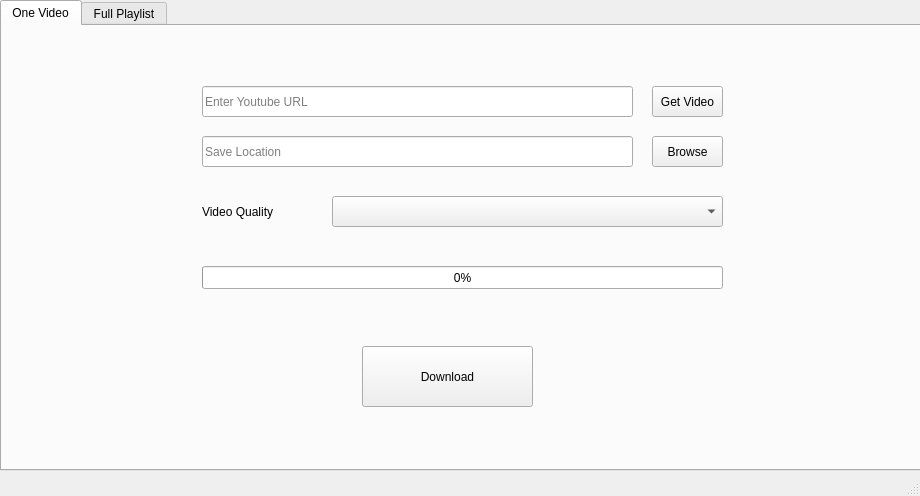
<?xml version="1.0" encoding="UTF-8"?>
<ui version="4.0">
 <class>MainWindow</class>
 <widget class="QMainWindow" name="MainWindow">
  <property name="geometry">
   <rect>
    <x>0</x>
    <y>0</y>
    <width>920</width>
    <height>496</height>
   </rect>
  </property>
  <property name="minimumSize">
   <size>
    <width>920</width>
    <height>496</height>
   </size>
  </property>
  <property name="maximumSize">
   <size>
    <width>920</width>
    <height>496</height>
   </size>
  </property>
  <property name="windowTitle">
   <string>Youtube Downloader</string>
  </property>
  <widget class="QWidget" name="centralwidget">
   <widget class="QTabWidget" name="mainTab">
    <property name="geometry">
     <rect>
      <x>0</x>
      <y>0</y>
      <width>921</width>
      <height>471</height>
     </rect>
    </property>
    <property name="currentIndex">
     <number>0</number>
    </property>
    <widget class="QWidget" name="tab">
     <attribute name="title">
      <string>One Video</string>
     </attribute>
     <widget class="QLineEdit" name="singleUrl">
      <property name="geometry">
       <rect>
        <x>200</x>
        <y>60</y>
        <width>431</width>
        <height>31</height>
       </rect>
      </property>
      <property name="placeholderText">
       <string>Enter Youtube URL</string>
      </property>
     </widget>
     <widget class="QLineEdit" name="singleSave">
      <property name="geometry">
       <rect>
        <x>200</x>
        <y>110</y>
        <width>431</width>
        <height>31</height>
       </rect>
      </property>
      <property name="placeholderText">
       <string>Save Location</string>
      </property>
     </widget>
     <widget class="QPushButton" name="singleBrowse">
      <property name="geometry">
       <rect>
        <x>650</x>
        <y>110</y>
        <width>71</width>
        <height>31</height>
       </rect>
      </property>
      <property name="text">
       <string>Browse</string>
      </property>
     </widget>
     <widget class="QProgressBar" name="singleProgress">
      <property name="geometry">
       <rect>
        <x>200</x>
        <y>240</y>
        <width>521</width>
        <height>23</height>
       </rect>
      </property>
      <property name="value">
       <number>0</number>
      </property>
     </widget>
     <widget class="QPushButton" name="singleDownload">
      <property name="geometry">
       <rect>
        <x>360</x>
        <y>320</y>
        <width>171</width>
        <height>61</height>
       </rect>
      </property>
      <property name="text">
       <string>Download</string>
      </property>
     </widget>
     <widget class="QLabel" name="singleQuality">
      <property name="geometry">
       <rect>
        <x>200</x>
        <y>170</y>
        <width>111</width>
        <height>31</height>
       </rect>
      </property>
      <property name="text">
       <string>Video Quality</string>
      </property>
     </widget>
     <widget class="QComboBox" name="singleCombo">
      <property name="geometry">
       <rect>
        <x>330</x>
        <y>170</y>
        <width>391</width>
        <height>31</height>
       </rect>
      </property>
     </widget>
     <widget class="QPushButton" name="singleGet">
      <property name="geometry">
       <rect>
        <x>650</x>
        <y>60</y>
        <width>71</width>
        <height>31</height>
       </rect>
      </property>
      <property name="text">
       <string>Get Video</string>
      </property>
     </widget>
     <widget class="QLabel" name="singleTime">
      <property name="geometry">
       <rect>
        <x>70</x>
        <y>330</y>
        <width>181</width>
        <height>41</height>
       </rect>
      </property>
      <property name="text">
       <string/>
      </property>
     </widget>
    </widget>
    <widget class="QWidget" name="tab_2">
     <attribute name="title">
      <string>Full Playlist</string>
     </attribute>
     <widget class="QLineEdit" name="playlistUrl">
      <property name="geometry">
       <rect>
        <x>190</x>
        <y>50</y>
        <width>521</width>
        <height>31</height>
       </rect>
      </property>
      <property name="placeholderText">
       <string>Enter Playlist URL</string>
      </property>
     </widget>
     <widget class="QLineEdit" name="playlistSave">
      <property name="geometry">
       <rect>
        <x>190</x>
        <y>110</y>
        <width>431</width>
        <height>31</height>
       </rect>
      </property>
      <property name="placeholderText">
       <string>Save Location</string>
      </property>
     </widget>
     <widget class="QPushButton" name="playlistBrowse">
      <property name="geometry">
       <rect>
        <x>640</x>
        <y>110</y>
        <width>71</width>
        <height>31</height>
       </rect>
      </property>
      <property name="text">
       <string>Browse</string>
      </property>
     </widget>
     <widget class="QProgressBar" name="playlistProgress">
      <property name="geometry">
       <rect>
        <x>190</x>
        <y>270</y>
        <width>521</width>
        <height>23</height>
       </rect>
      </property>
      <property name="value">
       <number>0</number>
      </property>
     </widget>
     <widget class="QPushButton" name="playlistDownload">
      <property name="geometry">
       <rect>
        <x>370</x>
        <y>320</y>
        <width>171</width>
        <height>61</height>
       </rect>
      </property>
      <property name="text">
       <string>Download</string>
      </property>
     </widget>
     <widget class="QLabel" name="currentVideo">
      <property name="geometry">
       <rect>
        <x>190</x>
        <y>210</y>
        <width>91</width>
        <height>31</height>
       </rect>
      </property>
      <property name="text">
       <string>Current Video</string>
      </property>
     </widget>
     <widget class="QLabel" name="fullPlaylist">
      <property name="geometry">
       <rect>
        <x>450</x>
        <y>210</y>
        <width>91</width>
        <height>31</height>
       </rect>
      </property>
      <property name="text">
       <string>Full Playlist</string>
      </property>
     </widget>
     <widget class="QLCDNumber" name="currentLcd">
      <property name="geometry">
       <rect>
        <x>300</x>
        <y>210</y>
        <width>111</width>
        <height>31</height>
       </rect>
      </property>
     </widget>
     <widget class="QLCDNumber" name="fullLcd">
      <property name="geometry">
       <rect>
        <x>550</x>
        <y>210</y>
        <width>111</width>
        <height>31</height>
       </rect>
      </property>
     </widget>
     <widget class="QLabel" name="playlistTime">
      <property name="geometry">
       <rect>
        <x>90</x>
        <y>320</y>
        <width>181</width>
        <height>41</height>
       </rect>
      </property>
      <property name="text">
       <string/>
      </property>
     </widget>
    </widget>
   </widget>
  </widget>
  <widget class="QMenuBar" name="menubar">
   <property name="geometry">
    <rect>
     <x>0</x>
     <y>0</y>
     <width>920</width>
     <height>26</height>
    </rect>
   </property>
  </widget>
  <widget class="QStatusBar" name="statusbar"/>
 </widget>
 <resources/>
 <connections/>
</ui>
